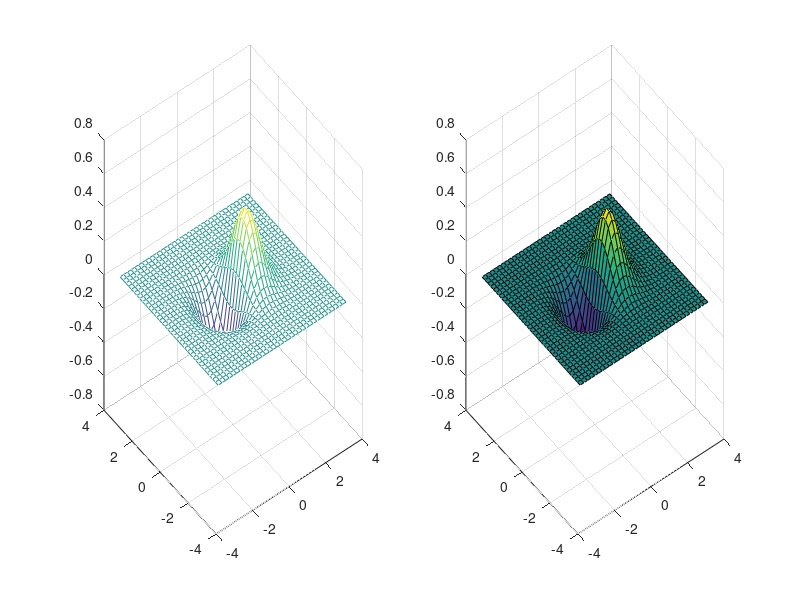

Here is the MATLAB script that generated this plot:
x = -3.5:0.2:3.5; y = -3.5:0.2:3.5;
[X,Y] = meshgrid(x,y);
Z = X.*exp(-X.^2-Y.^2);
subplot(1,2,1);   mesh(X,Y,Z);
subplot(1,2,2);   surf(X,Y,Z);
